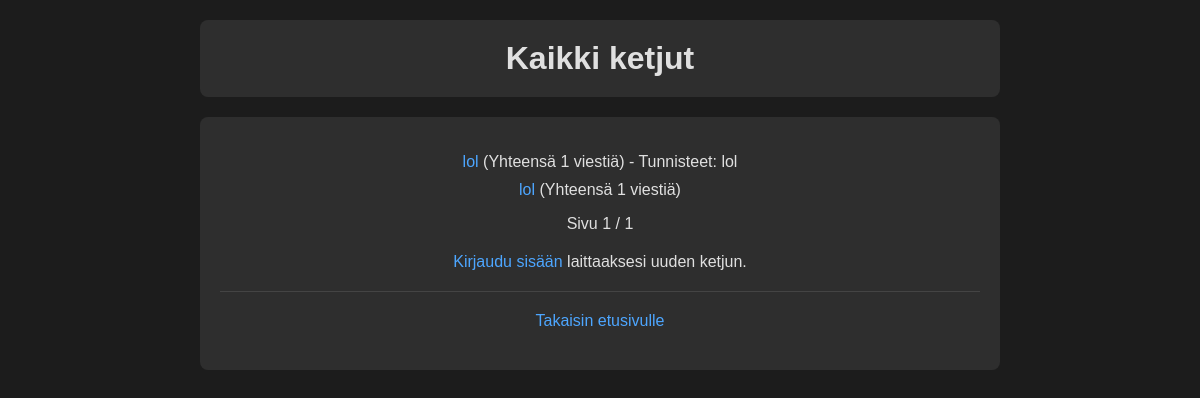
/view_threads, run on an earlier commit of the app's database.
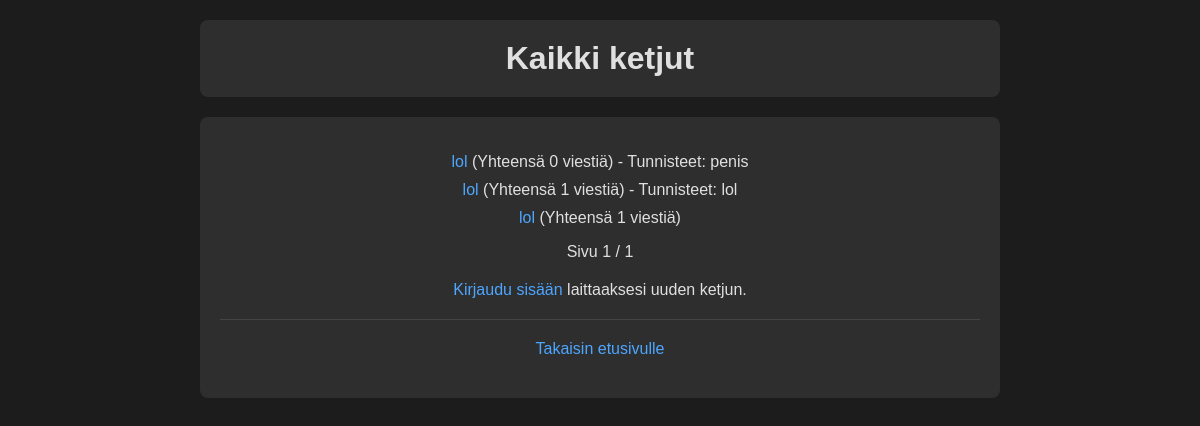
And on a later commit of the database.
### tables this page shows
CREATE TABLE threads (
    id INTEGER PRIMARY KEY,
    title TEXT,
    user_id INTEGER REFERENCES users
, tag_id INTEGER REFERENCES tags(id));

### app.py (the view)
@app.route("/view_threads")
def view_threads():
    page = request.args.get("page", 1, type=int)
    per_page = 8
    offset = (page - 1) * per_page
    threads, total_threads = forum.get_threads_paginated(offset, per_page)
    total_pages = (total_threads + per_page - 1) // per_page
    return render_template("view_threads.html", threads=threads, page=page, total_pages=total_pages)

### forum.py (called while the page is built)
def get_threads_paginated(offset, limit):
    conn = sqlite3.connect("database.db")
    cursor = conn.cursor()
    cursor.execute("SELECT COUNT(*) FROM threads")
    total_threads = cursor.fetchone()[0]
    cursor.execute("""SELECT t.id, t.title, COUNT(m.id) total, MAX(m.sent_at) last, g.name tag_name
                      FROM threads t
                      LEFT JOIN messages m ON t.id = m.thread_id
                      LEFT JOIN tags g ON t.tag_id = g.id
                      GROUP BY t.id
                      ORDER BY t.id DESC
                      LIMIT ? OFFSET ?""", (limit, offset))
    threads = cursor.fetchall()
    conn.close()
    return threads, total_threads

### templates/view_threads.html (shortened to what this page needs)
<!DOCTYPE html>
<html lang="en">
<head>
    <link rel="stylesheet" href="/static/styles.css">
</head>
<body class="dark-theme">
    <div class="container">
        <div class="header">
            <h1>Kaikki ketjut</h1>
        </div>
        <div class="content">
            <ul>
                {% for thread in threads %}
                    <li>
                        <a href="/thread/{{ thread[0] }}">{{ thread[1] }}</a>
                        (Yhteensä {{ thread[2] }} viestiä)
                        {% if thread[4] %}
                            <span> - Tunnisteet: {{ thread[4] }}</span>
                        {% endif %}
                    </li>
                {% endfor %}
            </ul>
            <div class="pagination">
                <span>Sivu {{ page }} / {{ total_pages }}</span>
            </div>
            {% if not session.user_id %}
                <p>
                    <a href="/login">Kirjaudu sisään</a> laittaaksesi uuden ketjun.
                </p>
            {% endif %}
            <hr />
            <p>
                <a href="/">Takaisin etusivulle</a>
            </p>
        </div>
    </div>
</body>
</html>

What changed in the data, as far as the page shows it:
added threads: title "lol", thread "0", thread "penis"
